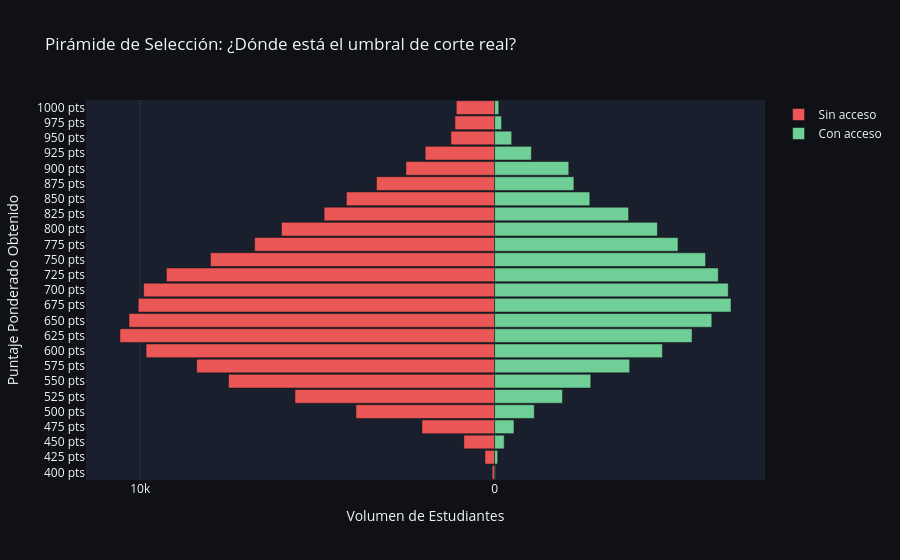

Notebook code cell kept with this figure:
### Markdown cell above
### Alternativas para G2 (Umbral de Acceso)

### Code cell
import plotly.graph_objects as go
import numpy as np
import pandas as pd

df_pref = df.dropna(subset=['PTJE_PREF']).copy()

# Agrupar en tramos de 25 puntos
bins = np.arange(400, 1050, 25)
df_pref['rango'] = pd.cut(df_pref['PTJE_PREF'], bins=bins, labels=bins[:-1])

sin_acceso = df_pref[df_pref['ACCESO_1PREF'] == 0].groupby('rango').size()
con_acceso = df_pref[df_pref['ACCESO_1PREF'] == 1].groupby('rango').size()

y_vals = sin_acceso.index.astype(str) + ' pts'

fig = go.Figure()
# Hacia la izquierda (valores negativos para crear la pirámide)
fig.add_trace(go.Bar(y=y_vals, x=-sin_acceso.values, name='Sin acceso', orientation='h', marker_color='#eb5757'))
# Hacia la derecha
fig.add_trace(go.Bar(y=y_vals, x=con_acceso.values, name='Con acceso', orientation='h', marker_color='#6fcf97'))

fig.update_layout(
    title='Pirámide de Selección: ¿Dónde está el umbral de corte real?',
    barmode='overlay', bargap=0.1,
    xaxis=dict(tickvals=[-20000, -10000, 0, 10000, 20000], ticktext=['20k', '10k', '0', '10k', '20k'], title='Volumen de Estudiantes'),
    yaxis_title='Puntaje Ponderado Obtenido',
    template='plotly_dark', paper_bgcolor='#0f1117', plot_bgcolor='#1a1f2e'
)
fig.show()

### Figure 1 — Plotly figure (JSON) as saved in the notebook; plotly's stock layout.template omitted (floating-point values rounded to 4 significant figures)
{"data": [{"marker": {"color": "#eb5757"}, "name": "Sin acceso", "orientation": "h", "type": "bar", "x": [-69, -273, -868, -2050, -3913, -5634, -7510, -8408, -9835, -10572, -10317, -10056, -9905, -9263, -8019, -6773, -6013, -4812, -4183, -3334, -2503, -1961, -1233, -1119, -1081], "y": ["400 pts", "425 pts", "450 pts", "475 pts", "500 pts", "525 pts", "550 pts", "575 pts", "600 pts", "625 pts", "650 pts", "675 pts", "700 pts", "725 pts", "750 pts", "775 pts", "800 pts", "825 pts", "850 pts", "875 pts", "900 pts", "925 pts", "950 pts", "975 pts", "1000 pts"]}, {"marker": {"color": "#6fcf97"}, "name": "Con acceso", "orientation": "h", "type": "bar", "x": [22, 87, 271, 548, 1121, 1917, 2715, 3812, 4736, 5572, 6129, 6672, 6593, 6313, 5953, 5176, 4594, 3782, 2687, 2238, 2094, 1039, 482, 197, 118], "y": ["400 pts", "425 pts", "450 pts", "475 pts", "500 pts", "525 pts", "550 pts", "575 pts", "600 pts", "625 pts", "650 pts", "675 pts", "700 pts", "725 pts", "750 pts", "775 pts", "800 pts", "825 pts", "850 pts", "875 pts", "900 pts", "925 pts", "950 pts", "975 pts", "1000 pts"]}], "layout": {"bargap": 0.1, "barmode": "overlay", "paper_bgcolor": "#0f1117", "plot_bgcolor": "#1a1f2e", "title": {"text": "Pirámide de Selección: ¿Dónde está el umbral de corte real?"}, "xaxis": {"ticktext": ["20k", "10k", "0", "10k", "20k"], "tickvals": [-20000, -10000, 0, 10000, 20000], "title": {"text": "Volumen de Estudiantes"}}, "yaxis": {"title": {"text": "Puntaje Ponderado Obtenido"}}}}
